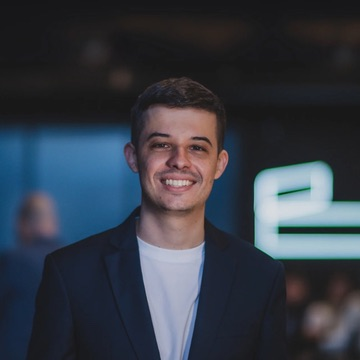
#> input picture 99 - Sistema/examples/reference-library/F01/collection-02/bruno-profile-v1.jpeg, 360 x 360 px
$ python -i mural_board.py   (imports and definitions only)
#> lines starting #> are read from the running program, lines starting #| are printed output that depends on the picture
#!/usr/bin/env python3
"""F21 Mural de investigação — renderizador determinístico seek(t) a partir de um roteiro de cenas.

Cada quadro 1080x1920 é desenhado a partir do tempo t (sem relógio simulado): cortiça gerada,
evidências que entram uma por vez, fios só onde a fala liga os itens, legenda karaokê das
palavras realmente ditas e barra de progresso. Cores vêm da ID visual escolhida.

  python tools/mural_board.py SPEC.json --identity context/visual-identities/ID09/identity-v1.json --keyframes 3,40
  python tools/mural_board.py SPEC.json --identity ... --render OUT.mp4 --workers 6

O roteiro (SPEC) fica no trabalho; caminhos relativos são resolvidos a partir dele.
"""
import argparse, json, math, random, subprocess
from functools import lru_cache
from pathlib import Path

import numpy as np
from PIL import Image, ImageDraw, ImageFilter, ImageFont, ImageOps, ImageEnhance

ENGINE = Path(__file__).resolve().parents[1]
FONTS = ENGINE / 'assets/fonts/portable'
W, H, FPS = 1080, 1920, 30

# Papéis de cor usados pelo mural; a ID escolhida preenche os que tiver.
C = dict(background='#0E0C08', surface='#5E4B30', text='#FFFFFF', muted='#8C8C8C', primary='#F2C230',
         alert='#D92B2B', pin_blue='#3A6FD8', card='#F1EEE6', card_ink='#1A1A1A', sticky='#F5E27A',
         string='#C8242A')
SPEC, BASE = {}, Path('.')


def rgb(h, a=255):
    h = C.get(h, h).lstrip('#')
    return tuple(int(h[i:i + 2], 16) for i in (0, 2, 4)) + (a,)


# ---------------------------------------------------------------- fontes
# [132 lines left out: functions font, text_img, wrap, make_background, real_photo, photo, not called in this run]


# ---------------------------------------------------------------- componentes do mural
def with_shadow(im, pin=None, blur=12, off=(8, 14), op=150):
    pad = 46
    out = Image.new('RGBA', (im.width + 2 * pad, im.height + 2 * pad), (0, 0, 0, 0))
    sh = Image.new('RGBA', im.size, (0, 0, 0, 255))
    sh.putalpha(im.split()[3].point(lambda v: v * op // 255))
    layer = Image.new('RGBA', out.size, (0, 0, 0, 0))
    layer.paste(sh, (pad + off[0], pad + off[1]))
    out.alpha_composite(layer.filter(ImageFilter.GaussianBlur(blur)))
    out.alpha_composite(im, (pad, pad))
    if pin:
        draw_pin(out, out.width // 2, pad + 6, pin)
    return out


# [200 lines left out: functions draw_pin, polaroid, index_card, sticky, act_tag, case_tag and 9 more, not called in this run]


COMPONENTS = {f.__name__: f for f in (case_tag, polaroid, index_card, sticky, act_tag, counter, stamp, outline_box,
                                       banner, lines_block, quote_card, pill, small_label, bracket)}


# ---------------------------------------------------------------- linha do tempo
class El:
    # [24 lines left out: functions __init__, raw, sprite, pin_point, not called in this run]


def ease(x):
    x = min(max(x, 0.0), 1.0)
    return 1 - (1 - x) ** 3


ENTER, EXIT = 0.38, 0.22


# [123 lines left out: functions state, paste, draw_string, draw_circle, chunk_words, word_img and 3 more, not called in this run]


# ---------------------------------------------------------------- composição
STATE = {}


# [84 lines left out: functions init, frame_at, render_range, main, not called in this run]


# [2 lines not run here, left out]

>>> import cv2
>>> picture = cv2.imread('../examples/reference-library/F01/collection-02/bruno-profile-v1.jpeg', cv2.IMREAD_GRAYSCALE)
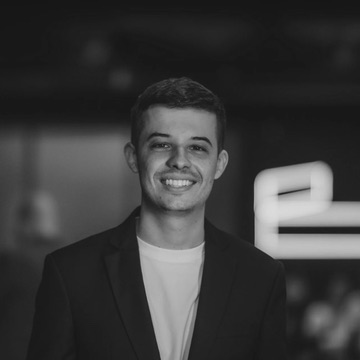
#> picture: shape (360, 360); min 21, max 220, mean 59.7
>>> result = with_shadow(picture)
#> (the run stopped early here; a loop or call above may not have finished)
